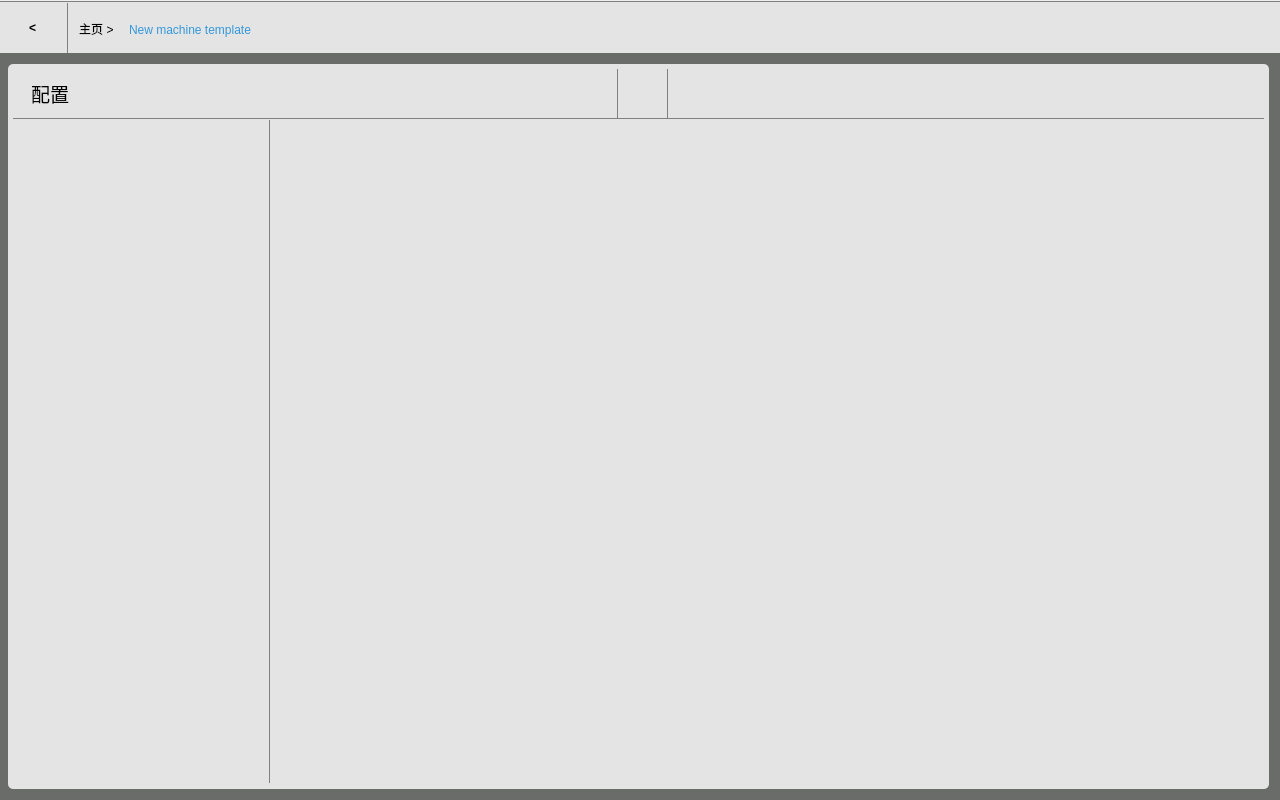
<?xml version="1.0" encoding="UTF-8"?>
<ui version="4.0">
 <class>NewMachineTemplateScreenUI</class>
 <widget class="QWidget" name="NewMachineTemplateScreenUI">
  <property name="geometry">
   <rect>
    <x>0</x>
    <y>0</y>
    <width>1280</width>
    <height>800</height>
   </rect>
  </property>
  <property name="minimumSize">
   <size>
    <width>1280</width>
    <height>800</height>
   </size>
  </property>
  <property name="maximumSize">
   <size>
    <width>1280</width>
    <height>800</height>
   </size>
  </property>
  <property name="styleSheet">
   <string notr="true"/>
  </property>
  <property name="NewMachineTemplateScreenUI" stdset="0">
   <string>Form</string>
  </property>
  <widget class="QWidget" name="verticalLayoutWidget">
   <property name="geometry">
    <rect>
     <x>-1</x>
     <y>1</y>
     <width>1281</width>
     <height>799</height>
    </rect>
   </property>
   <layout class="QVBoxLayout" name="vbaseLayout" stretch="5,72">
    <property name="spacing">
     <number>0</number>
    </property>
    <item>
     <widget class="QFrame" name="base_navigationbar">
      <property name="styleSheet">
       <string notr="true">QFrame {
                                background-color: rgb(228, 228, 228);
                                border-top: 1px solid gray;
                                }</string>
      </property>
      <widget class="QWidget" name="horizontalLayoutWidget_2">
       <property name="geometry">
        <rect>
         <x>-1</x>
         <y>1</y>
         <width>1283</width>
         <height>52</height>
        </rect>
       </property>
       <layout class="QHBoxLayout" name="hnavigationLayout" stretch="0,121">
        <item>
         <widget class="QPushButton" name="naviBackBtn">
          <property name="minimumSize">
           <size>
            <width>70</width>
            <height>50</height>
           </size>
          </property>
          <property name="styleSheet">
           <string notr="true">QPushButton {
                                                border: none;
                                                background-color: rgb(228, 228, 228);
                                                color: black;
                                                padding: 5px;
                                                font: 18pt &quot;宋体&quot;;
                                                font-weight: bold;
                                                border-right:1px solid gray
                                                }</string>
          </property>
          <property name="text">
           <string>&lt;</string>
          </property>
         </widget>
        </item>
        <item>
         <widget class="QWidget" name="widget" native="true">
          <widget class="QWidget" name="horizontalLayoutWidget_3">
           <property name="geometry">
            <rect>
             <x>-1</x>
             <y>0</y>
             <width>1211</width>
             <height>55</height>
            </rect>
           </property>
           <layout class="QHBoxLayout" name="horizontalLayout">
            <item>
             <widget class="QPushButton" name="naviBtn_l">
              <property name="minimumSize">
               <size>
                <width>50</width>
                <height>50</height>
               </size>
              </property>
              <property name="sizeIncrement">
               <size>
                <width>0</width>
                <height>0</height>
               </size>
              </property>
              <property name="styleSheet">
               <string notr="true">QPushButton {
                                                                font: 14pt &quot;微软雅黑&quot;;
                                                                border: none;
                                                                background-color: rgb(228, 228,
                                                                228);
                                                                }
                                                            </string>
              </property>
              <property name="text">
               <string>主页 &gt; </string>
              </property>
             </widget>
            </item>
            <item>
             <widget class="QLabel" name="naviDirectoryBtn">
              <property name="styleSheet">
               <string notr="true">QLabel {
font: 18px &quot;微软雅黑&quot;;
border: none;
color: rgb(52, 152, 219);
}</string>
              </property>
              <property name="text">
               <string>New machine template</string>
              </property>
             </widget>
            </item>
            <item>
             <spacer name="hNavilSpacer">
              <property name="orientation">
               <enum>Qt::Horizontal</enum>
              </property>
              <property name="sizeHint" stdset="0">
               <size>
                <width>40</width>
                <height>20</height>
               </size>
              </property>
             </spacer>
            </item>
            <item>
             <widget class="QPushButton" name="naviHelpBtn">
              <property name="minimumSize">
               <size>
                <width>50</width>
                <height>50</height>
               </size>
              </property>
              <property name="baseSize">
               <size>
                <width>40</width>
                <height>40</height>
               </size>
              </property>
              <property name="styleSheet">
               <string notr="true">QPushButton {
                                                                border: none;
                                                                background-color: rgb(228, 228,
                                                                228);
                                                                color: black;
                                                                padding: 5px;
                                                                }</string>
              </property>
              <property name="text">
               <string/>
              </property>
              <property name="icon">
               <iconset>
                <normalon>:/navigation/help/base_assets/help.png</normalon>
               </iconset>
              </property>
              <property name="iconSize">
               <size>
                <width>40</width>
                <height>40</height>
               </size>
              </property>
             </widget>
            </item>
            <item>
             <widget class="QPushButton" name="naviSettingBtn">
              <property name="minimumSize">
               <size>
                <width>50</width>
                <height>50</height>
               </size>
              </property>
              <property name="styleSheet">
               <string notr="true">QPushButton {
                                                                border: none;
                                                                background-color: rgb(228, 228,
                                                                228);
                                                                color: black;
                                                                padding: 5px;
                                                                }</string>
              </property>
              <property name="text">
               <string/>
              </property>
              <property name="icon">
               <iconset>
                <normalon>:/navigation/setting/base_assets/setting.png</normalon>
               </iconset>
              </property>
              <property name="iconSize">
               <size>
                <width>40</width>
                <height>40</height>
               </size>
              </property>
             </widget>
            </item>
            <item>
             <widget class="QPushButton" name="naviHamburgerBtn">
              <property name="minimumSize">
               <size>
                <width>50</width>
                <height>50</height>
               </size>
              </property>
              <property name="styleSheet">
               <string notr="true">QPushButton {
                                                                border: none;
                                                                background-color: rgb(228, 228,
                                                                228);
                                                                color: black;
                                                                padding: 5px;
                                                                }</string>
              </property>
              <property name="text">
               <string/>
              </property>
              <property name="icon">
               <iconset>
                <normalon>:/navigation/hamburger/base_assets/hamburger.png</normalon>
               </iconset>
              </property>
              <property name="iconSize">
               <size>
                <width>40</width>
                <height>40</height>
               </size>
              </property>
             </widget>
            </item>
            <item>
             <spacer name="hNavilMarginSpacer">
              <property name="orientation">
               <enum>Qt::Horizontal</enum>
              </property>
              <property name="sizeType">
               <enum>QSizePolicy::Fixed</enum>
              </property>
              <property name="sizeHint" stdset="0">
               <size>
                <width>20</width>
                <height>20</height>
               </size>
              </property>
             </spacer>
            </item>
           </layout>
          </widget>
         </widget>
        </item>
       </layout>
      </widget>
     </widget>
    </item>
    <item>
     <widget class="QWidget" name="base_workspace" native="true">
      <property name="styleSheet">
       <string notr="true">QWidget#base_workspace{
	background-color: rgb(105, 108, 105);
}</string>
      </property>
      <widget class="QWidget" name="horizontalLayoutWidget">
       <property name="geometry">
        <rect>
         <x>-1</x>
         <y>1</y>
         <width>1281</width>
         <height>745</height>
        </rect>
       </property>
       <layout class="QHBoxLayout" name="horizontalLayout_2" stretch="13">
        <property name="spacing">
         <number>1</number>
        </property>
        <property name="leftMargin">
         <number>10</number>
        </property>
        <property name="topMargin">
         <number>10</number>
        </property>
        <property name="rightMargin">
         <number>10</number>
        </property>
        <property name="bottomMargin">
         <number>10</number>
        </property>
        <item>
         <widget class="QWidget" name="WorkSpace" native="true">
          <property name="styleSheet">
           <string notr="true">QWidget {
	background-color: rgb(228, 228, 228);
	border-radius: 5px;
}</string>
          </property>
          <widget class="QWidget" name="verticalLayoutWidget_2">
           <property name="geometry">
            <rect>
             <x>5</x>
             <y>5</y>
             <width>1251</width>
             <height>715</height>
            </rect>
           </property>
           <layout class="QVBoxLayout" name="verticalLayout" stretch="2,28">
            <property name="spacing">
             <number>0</number>
            </property>
            <item>
             <widget class="QWidget" name="menuWidget" native="true">
              <property name="minimumSize">
               <size>
                <width>0</width>
                <height>50</height>
               </size>
              </property>
              <property name="styleSheet">
               <string notr="true">QWidget{
	border-radius: 0px;
	border-bottom: 1px solid gray
}</string>
              </property>
              <widget class="QLabel" name="statusLabel">
               <property name="geometry">
                <rect>
                 <x>10</x>
                 <y>0</y>
                 <width>54</width>
                 <height>50</height>
                </rect>
               </property>
               <property name="minimumSize">
                <size>
                 <width>0</width>
                 <height>50</height>
                </size>
               </property>
               <property name="font">
                <font>
                 <family>微软雅黑</family>
                 <pointsize>14</pointsize>
                </font>
               </property>
               <property name="text">
                <string>配置</string>
               </property>
               <property name="alignment">
                <set>Qt::AlignCenter</set>
               </property>
              </widget>
              <widget class="QPushButton" name="itemList">
               <property name="geometry">
                <rect>
                 <x>555</x>
                 <y>0</y>
                 <width>50</width>
                 <height>50</height>
                </rect>
               </property>
               <property name="styleSheet">
                <string notr="true">QPushButton{
	border-radius:0px;
	border-right: 1px solid gray;
	
}</string>
               </property>
               <property name="text">
                <string/>
               </property>
               <property name="icon">
                <iconset>
                 <normalon>:/newtemplate/newtemplate_assets/icon_newtemplate_itemlist2_blue.png</normalon>
                </iconset>
               </property>
               <property name="iconSize">
                <size>
                 <width>30</width>
                 <height>30</height>
                </size>
               </property>
              </widget>
              <widget class="QPushButton" name="locationGroup">
               <property name="geometry">
                <rect>
                 <x>605</x>
                 <y>0</y>
                 <width>50</width>
                 <height>50</height>
                </rect>
               </property>
               <property name="styleSheet">
                <string notr="true">QPushButton{
	border-radius:0px;
	border-right: 1px solid gray;
	
}</string>
               </property>
               <property name="text">
                <string/>
               </property>
               <property name="icon">
                <iconset>
                 <normalon>:/newtemplate/newtemplate_assets/icon_newtemplate_location_gray.png</normalon>
                </iconset>
               </property>
               <property name="iconSize">
                <size>
                 <width>40</width>
                 <height>40</height>
                </size>
               </property>
              </widget>
              <widget class="QPushButton" name="defaultApplication">
               <property name="geometry">
                <rect>
                 <x>655</x>
                 <y>0</y>
                 <width>50</width>
                 <height>50</height>
                </rect>
               </property>
               <property name="text">
                <string/>
               </property>
               <property name="icon">
                <iconset>
                 <normalon>:/newtemplate/newtemplate_assets/icon_newtemplate_app_gray.png</normalon>
                </iconset>
               </property>
               <property name="iconSize">
                <size>
                 <width>30</width>
                 <height>30</height>
                </size>
               </property>
              </widget>
             </widget>
            </item>
            <item>
             <widget class="QWidget" name="subWorkSpace" native="true">
              <widget class="QWidget" name="horizontalLayoutWidget_4">
               <property name="geometry">
                <rect>
                 <x>-1</x>
                 <y>1</y>
                 <width>1251</width>
                 <height>663</height>
                </rect>
               </property>
               <layout class="QHBoxLayout" name="horizontalLayout_3" stretch="13,50">
                <property name="spacing">
                 <number>1</number>
                </property>
                <property name="leftMargin">
                 <number>0</number>
                </property>
                <item>
                 <widget class="QWidget" name="machineNaviContainerWidget" native="true">
                  <property name="styleSheet">
                   <string notr="true">QWidget{
	border-radius: 0px;
	border-right: 1px solid gray
	
}</string>
                  </property>
                 </widget>
                </item>
                <item>
                 <widget class="QWidget" name="varWorkSpaceWidget" native="true"/>
                </item>
               </layout>
              </widget>
             </widget>
            </item>
           </layout>
          </widget>
         </widget>
        </item>
       </layout>
      </widget>
     </widget>
    </item>
   </layout>
  </widget>
 </widget>
 <resources>
  <include location="../../assets/assets.qrc"/>
 </resources>
 <connections/>
</ui>
